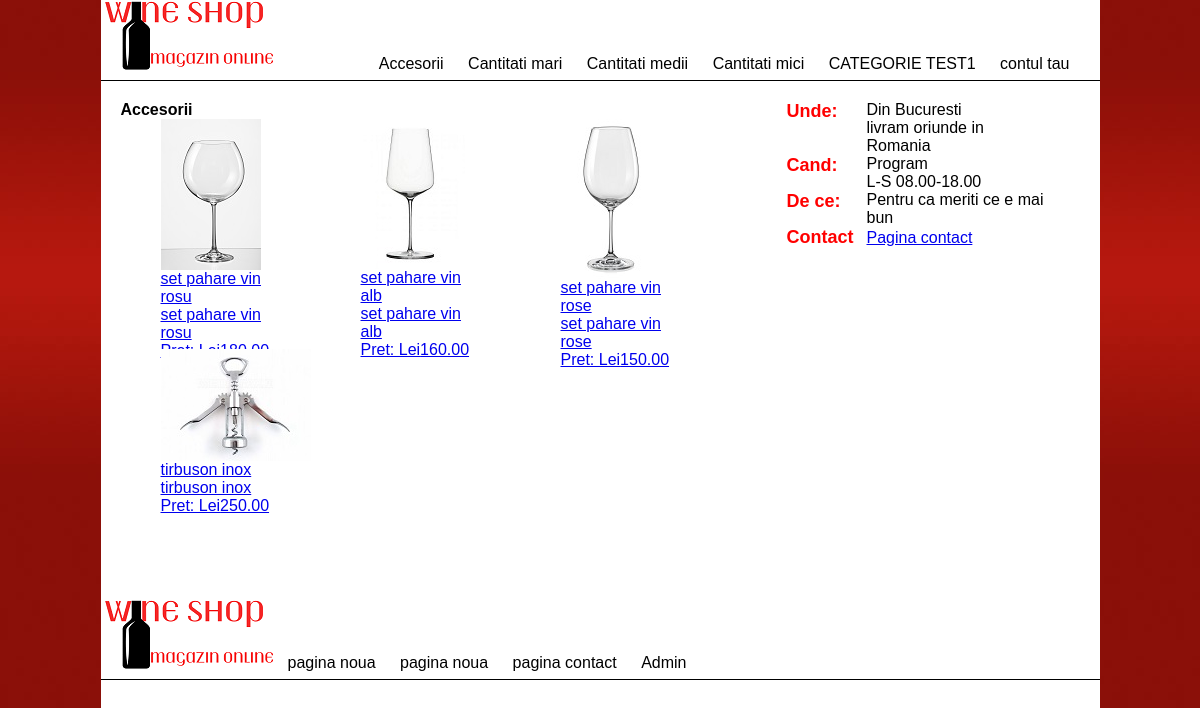
Screenshot of /index.php?page=category&categoryID=5 with the database file from the repository.
### tables this page shows
CREATE TABLE `category` (
  `categoryID` int(1) NOT NULL,
  `name` varchar(255) NOT NULL
);

CREATE TABLE `stock` (
  `stockID` int(2) NOT NULL,
  `name` varchar(100) NOT NULL,
  `categoryID` int(2) NOT NULL,
  `price` decimal(5,2) NOT NULL,
  `thumbnail` varchar(100) NOT NULL,
  `bigphoto` varchar(100) DEFAULT NULL,
  `topline` varchar(200) NOT NULL,
  `description` varchar(1000) NOT NULL
);

### category.php (the view, shortened to what this page needs)
<?php
	include("dbconnect.php");
	$stock_sql = "SELECT stock.stockID, stock.name, stock.price, stock.thumbnail, stock.topline, category.name AS catname FROM stock JOIN category ON (stock.categoryID=category.categoryID) WHERE stock.categoryID=".$_GET['categoryID'];
	if($stock_query = mysqli_query($dbconnect, $stock_sql)) {
		$stock_result = mysqli_fetch_assoc($stock_query);
	}
?>
      <h1><?php echo $stock_result['catname']; ?></h1>
	  <?php do { ?>
		<div class="item">
		<a href="index.php?page=item&stockID=<?php echo $stock_result['stockID']; ?>">
		<p><img src="images/<?php echo $stock_result['thumbnail']; ?>" /></p>
		<p><?php echo $stock_result['name']; ?></p>
		<p><?php echo $stock_result['topline']; ?></p>
		<p>Pret: Lei<?php echo $stock_result['price']; ?></p>
		</a>
		</div>
	  <?php
	  } while ($stock_result = mysqli_fetch_assoc($stock_query))
	  ?>

### index.php (shortened to what this page needs)
<?php
	include ("dbconnect.php");
?>
<html>
	<head>
		<link href="styles.css" rel="stylesheet" type="text/css" />
	</head>
	<body>
		<div class="container">
			<?php
				include ("header.php");
					?><div class="banner"><img src="images/banner.jpg" alt ="banner Wine Shop"/></div>
			<div class="maincontent">
			  <?php
				if(!isset($_GET['page'])){
					include("home.php");
				}else {
					$page = $_GET['page'];
					include ("$page.php");
				}
			  ?>
		  </div>
			<?php
				include ("seccontent.php");
			?>
			<div class="footer">
				<?php
					include ("footer.php");
				?>
			</div>
		</div>
	</body>
</html>

### header.php
<div class="header">
    <div class="logo">
		<a href="index.php"><img src="images/logo1.png" alt="Wine Shop logo" /></a>
    </div>
		<div class="navigation">
			<?php
				$cat_sql = "SELECT * FROM category";
				$cat_query = mysqli_query($dbconnect, $cat_sql);
				$cat_result = mysqli_fetch_assoc($cat_query);
			?>
		<p><?php
			do {
			?>
			<a href="index.php?page=category&categoryID=<?php echo $cat_result['categoryID']; ?>"><?php echo $cat_result['name']; ?></a>
				<?php
			} while ($cat_result=mysqli_fetch_assoc($cat_query))
				?>
			<a href="index.php?page=user">contul tau</a>
        </p>
		</div>
</div>

### seccontent.php
<div class="seccontent">
	<table width="259" border="0" cellspacing="0" cellpadding="0">
		<tr>
				<td width="80" valign="top" class="textheading">Unde:</td>
				<td><p>Din Bucuresti</p>
				<p>livram oriunde in Romania</p></td>
		</tr>
		<tr>
			<td valign="top" class="textheading">Cand:</td>
			<td><p>Program</p>
			<p>L-S 08.00-18.00</p></td>
		</tr>
		<tr>
			<td valign="top" class="textheading">De ce:</td>
			<td>Pentru ca meriti ce e mai bun</td>
		</tr>
		<tr>
				<td valign="top" class="textheading">Contact</td>
				<td><a href="index.php?page=contact">Pagina contact</a></td>
		</tr>
	</table>
</div>

### footer.php
<div class="header">
    <div class="logo">
		<a href="index.php"><img src="images/logo1.png" alt="Wine Shop logo" /></a>
    </div>
		<div class="navigation" style="float:left">
            <div>
                <a href="index.php?page=xxx">pagina noua</a>
                <a href="index.php?page=xxx">pagina noua</a>
                <a href="index.php?page=contact">pagina contact</a>
                <a href="index.php?page=admin">Admin</a>
            </div>
		</div>
</div>

### styles.css (style rules this page uses)
* { margin:0px; padding:0px; }
body { background-image:url(images/bg.jpg); font-family:Arial, Helvetica, sans-serif; }
p { font-family:Arial, Helvetica, sans-serif; }
.container { width:999px; background-color:#FFF; margin-left:auto; margin-right:auto; }
.header { width:999px; height:80px; border-bottom-width:1px; border-bottom-color:#000; border-bottom-style:solid; }
.logo { float:left; }
.navigation { float:right; margin-top:55px; margin-right:20px; }
.maincontent { width:600px; float:left; padding:20px; }
.seccontent { width:293px; float:right; padding:20px; }
.footer { clear:both; height:8em; }
.textheading { float:left; color:#ff0000; font-size:18px; font-family:Arial, Helvetica, sans-serif; font-weight:bold; }
.navigation a:link { text-decoration:none; color:#000; font-family:Arial, Helvetica, sans-serif; margin: 0px 10px 0px 10px; }
.item { width: 120px; height: 200px; margin-left:40px; margin-right:40px; margin-bottom:30px; float:left; }
h1 { font-family:Arial, Helvetica, sans-serif; font-size: 16px; font-weight: bold; }

### rows the page displays
category: name "Accesorii"
category: name "Cantitati mari"
category: name "Cantitati medii"
category: name "Cantitati mici"
category: name "CATEGORIE TEST1"
stock: thumbnail (picture), name "set pahare vin rosu", topline "set pahare vin rosu"
stock: thumbnail (picture), name "set pahare vin alb", topline "set pahare vin alb", price "160.00"
stock: thumbnail (picture), name "set pahare vin rose", topline "set pahare vin rose", price "150.00"
stock: thumbnail (picture), name "tirbuson inox", topline "tirbuson inox", price "250.00"
